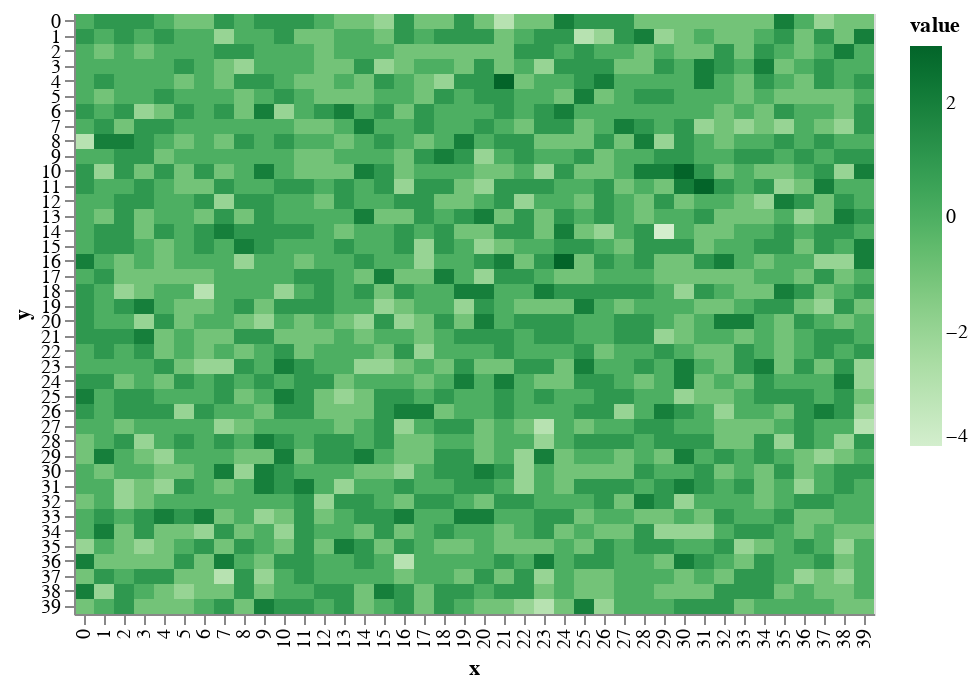

Notebook cell for this chart:
### Markdown cell above
# in the beginning, the world was void and without form.

Starting with a grid with nothing on it. No elevation, no terrain. All of this will be generated proceduraly. 

You can see here that the terrain is shifted on a random-normal distribution to make it look _uneven_. Making it randomly doesn't make it look _real_ so I'm going to have to be smarter about the rules that raise and lower terrain in order to make them look like mountains.

### Code cell
world.shift_terrain()
draw.drawTerrainHeight(world.grid_elevation)

### Figure 1 — Vega-Lite specification as saved in the notebook (floating-point values rounded to 4 significant figures; data arrays with more than 128 entries replaced by an {"elided": "..."} marker saying what was removed)
{"$schema": "https://vega.github.io/schema/vega-lite/v2.6.0.json", "config": {"view": {"height": 300, "width": 400}}, "data": {"name": "data-5c62e2b4867a19b90981d21c83eb536d"}, "datasets": {"data-5c62e2b4867a19b90981d21c83eb536d": {"elided": "1600 records"}}, "encoding": {"color": {"field": "value", "scale": {"scheme": "greens"}, "type": "quantitative"}, "x": {"field": "x", "type": "ordinal"}, "y": {"field": "y", "type": "ordinal"}}, "mark": "rect"}
